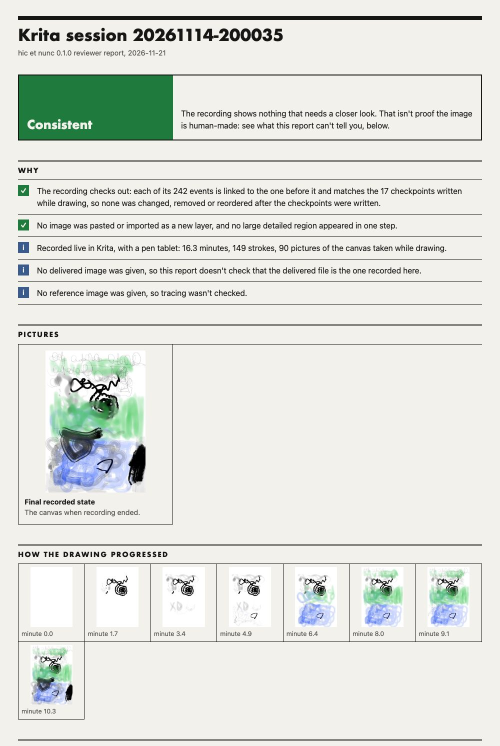
#> input picture examples/reports/free-drawing.jpg, 1000 x 1491 px (shown at 1/2 size); its folder holds only this picture in this run
$ python -i analysis.py   (imports and definitions only)
#> lines starting #> are read from the running program, lines starting #| are printed output that depends on the picture
"""Image-level process analysis, independent of the drawing tool.

Inputs are plain numpy images (H x W or H x W x C, uint8), so the same
functions work on Krita snapshots, Photoshop history-step captures and
frames extracted from a Procreate time-lapse.
"""

from __future__ import annotations

from dataclasses import dataclass, field

import cv2
import numpy as np
from skimage.metrics import structural_similarity


def to_gray(img: np.ndarray) -> np.ndarray:
    """Convert to one channel; 4 channels are composited on white."""
    if img.ndim == 2:
        return img
    if img.shape[2] == 4:
        # composite over white so transparent regions don't read as
        # black
        rgb = img[..., :3].astype(np.float32)
        a = img[..., 3:4].astype(np.float32) / 255.0
        img = (rgb * a + 255.0 * (1 - a)).astype(np.uint8)
        return cv2.cvtColor(img, cv2.COLOR_RGB2GRAY)
    return cv2.cvtColor(img, cv2.COLOR_RGB2GRAY)
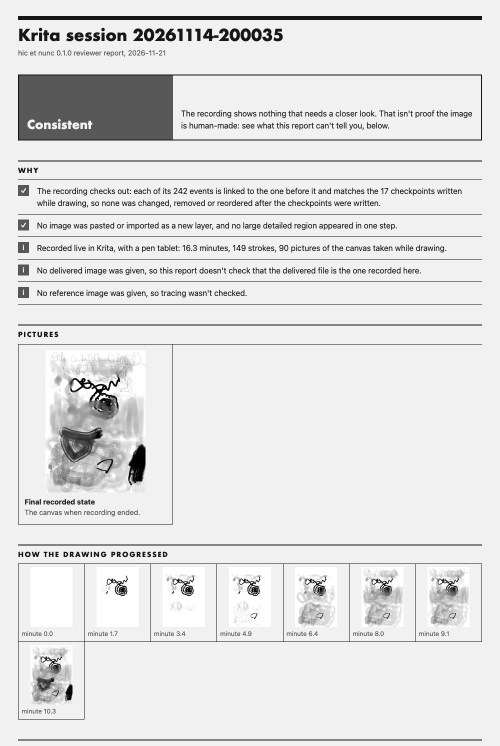
#> returned value: shape (1491, 1000) (shown at 1/2 size); min 0, max 255, mean 225.1


# [30 lines left out: functions resize_to, ssim, consistency, not called in this run]


@dataclass
class DeliveryCheck:
    """A delivered image compared with the last recorded state.

    Attributes:
        similarity: grayscale SSIM over the overlap, after alignment.
        aligned: whether a shift/scale/rotation from the delivered image
            to the state was found; if not, it was stretched to the
            state.
        changed: share of the overlap in blocks whose SSIM is below
            `block_ssim`.
        regions: bounding boxes (x0, y0, x1, y1) of those blocks, in the
            state's pixels.
    """

    similarity: float
    aligned: bool
    changed: float
    regions: list[tuple[int, int, int, int]] = field(default_factory=list)


# [173 lines left out: functions delivery_check, marked_at_start, _similarity_transform, structural_change, not called in this run]


def composition_similarity(a: np.ndarray, b: np.ndarray) -> float:
    """Low-resolution layout similarity (64x64 grayscale SSIM)."""
    return ssim(a, b, size=64)


# -------------------------------------------------------------- tracing


def edges(img: np.ndarray, lo: int = 50, hi: int = 150) -> np.ndarray:
    """Return the Canny edge map (bool) of the lightly blurred image."""
    g = cv2.GaussianBlur(to_gray(img), (3, 3), 0)
    return cv2.Canny(g, lo, hi) > 0
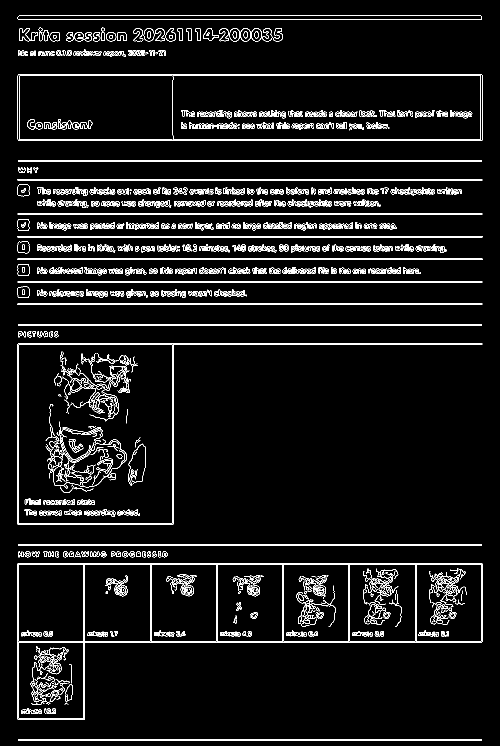
#> returned value: shape (1491, 1000) bool (shown at 1/2 size); 5.7% white in thin lines or dots


# [7 lines left out: function proximity_mask, not called in this run]


@dataclass
class TracingResult:
    """How closely marks follow a reference's edges.

    Attributes:
        observed: share of marks near the reference's edges (within
            `band`) lying on them (within `d`).
        baseline: the same share of area: what marks spread evenly over
            that band would give.
        samples: marks on the canvas (stroke points or new edge pixels).
        near: of which within `band` of the reference's edges.
        null: `observed` with the reference at random placements
            (`placement_null`).
    """

    observed: float
    baseline: float
    samples: int
    near: int = 0
    null: np.ndarray = field(default_factory=lambda: np.empty(0))

    # [275 lines left out: functions ratio, max_ratio, can_tell, p_value, to_json, placement_null and 6 more, not called in this run]


# --------------------------------------------------------- paste events


@dataclass
class PasteEvent:
    """A single-step jump that brought in a large, detailed region.

    Attributes:
        step: index of the snapshot where the jump appears.
        changed_area: share of the canvas that changed in one step.
        edge_density: detail inside the changed region (fills ~0, images
            high).
        bbox: (x0, y0, x1, y1) of the changed region, in the first
            snapshot's pixels.
    """

    step: int
    changed_area: float
    edge_density: float
    bbox: tuple[int, int, int, int] = (0, 0, 0, 0)


# [35 lines left out: function detect_pastes, not called in this run]

>>> import cv2
>>> picture = cv2.cvtColor(cv2.imread('../../examples/reports/free-drawing.jpg'), cv2.COLOR_BGR2RGB)
>>> result = edges(picture)
